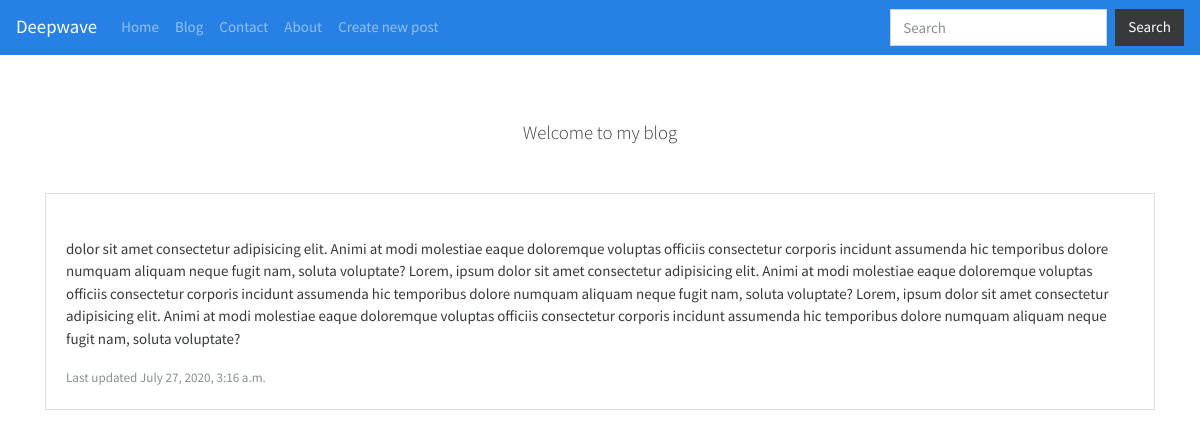
Page /blog/blog-intro/ on the committed database.
### blog/models.py (models this page shows, shortened)
class BlogPost(models.Model):
    User = models.ForeignKey(User, default=1, null=True, on_delete=models.SET_NULL)
    title = models.CharField(max_length=255)
    slug = models.SlugField(unique=True) #hello world -> hello-world
    content = models.TextField(null=True, blank=True)
    publish_date = models.DateTimeField( auto_now=False, auto_now_add=False, blank=True, null=True)
    image = models.ImageField(upload_to='image/', blank=True, null=True)
    timestamp = models.DateTimeField(auto_now_add=True) #when added to the database, the field changes to that time
    updated = models.DateTimeField(auto_now=True) #when save is hit, the time changes
    objects = BlogPostManager()
    class Meta:
        ordering = ['-updated', '-publish_date', '-timestamp' ]

### blog/views.py (the view)
# urls.py: path('<str:slug>/', blogPostDetailView),
def blogPostDetailView(request, slug):
    blogObject = get_object_or_404(BlogPost, slug  = slug)
    template_name = "blog/detail.html"
    context = {"object": blogObject}
    return render(request, template_name, context)

### blog/models.py (called while the page is built)
    def get_queryset(self):
        return BlogPostQuerySet(self.model, using=self._db)

### blog/templates/blog/detail.html (shortened to what this page needs)
{% extends 'base.html' %}
{% block content %}
<h5 class="text-center mb-5">{{object.title}}</h5>
  <div class="card">
    <div class="card-body">
      <p class="card-text text-justify mt-4">{{object.content|linebreaks}}</p>
      <p class="card-text"><small class="text-muted">Last updated {{object.updated}}</small></p>
    </div>
  </div>
</div>
{% endblock content %}

### rows in the picture
BlogPost: title "Welcome to my blog", content "dolor sit amet consectetur adipisicing elit. Animi at modi molestiae eaque doloremque voluptas officiis consectetur corporis incidunt assumenda hic temporibus dolore numquam aliquam neque fugit nam, soluta voluptate? Lorem, ipsum dolor sit amet consectetur adipisicing elit. Animi at modi molestiae eaque doloremque voluptas officiis consectetur corporis incidunt assumenda hic temporibus dolore numquam aliquam neque fugit nam, soluta voluptate? Lorem, ipsum dolor sit amet consectetur adipisicing elit. Animi at modi molestiae eaque doloremque voluptas officiis consectetur corporis incidunt assumenda hic temporibus dolore numquam aliquam neque fugit nam, soluta voluptate?", updated "July 27, 2020, 3:16 a.m."
